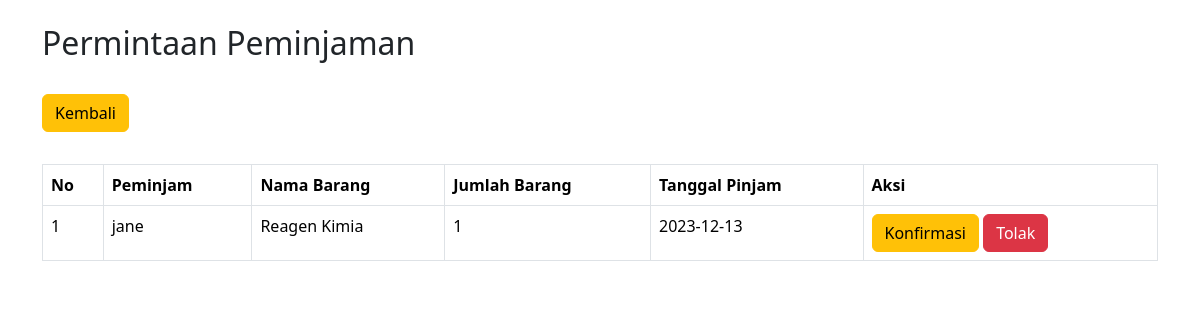
The app's page /admin/permintaan.php (signed in) with its own data.
### tables this page shows
CREATE TABLE `keranjang` (
  `id` int(11) NOT NULL,
  `user_id` int(11) NOT NULL,
  `barang_id` int(11) NOT NULL,
  `total_pinjam` int(11) NOT NULL,
  `tanggal_pinjam` date NOT NULL
);

CREATE TABLE `user` (
  `id` int(11) NOT NULL,
  `nama` varchar(50) NOT NULL,
  `password` varchar(255) NOT NULL,
  `level` int(2) NOT NULL
);

CREATE TABLE `barang` (
  `id` int(11) NOT NULL,
  `nama` varchar(50) NOT NULL,
  `stok` int(11) NOT NULL,
  `tanggal_beli` date NOT NULL,
  `kondisi` enum('Baik','Rusak') NOT NULL
);

### admin/permintaan.php (the view, shortened to what this page needs)
<?php
include "../koneksi.php";
$query_keranjang = mysqli_query($koneksi, "SELECT keranjang.id as id, user.nama as peminjam, barang.nama as barang,
total_pinjam, tanggal_pinjam FROM keranjang JOIN(user) ON user.id = keranjang.user_id
JOIN(barang) ON barang.id = keranjang.barang_id");
?>
<!doctype html>
<html lang="en">
<head>
    <link href="https://cdn.jsdelivr.net/npm/bootstrap@5.3.2/dist/css/bootstrap.min.css" rel="stylesheet">
</head>
<body>
    <div class="container">
        <div class="d-flex justify-content-between align-items-center py-4">
            <h2>Permintaan Peminjaman</h2>
        </div>
        <a href="/admin" class="btn btn-warning">Kembali</a>
        <div class="table-container py-4 mt-2">
            <table class="table table-bordered">
                <thead>
                    <th>No</th>
                    <th>Peminjam</th>
                    <th>Nama Barang</th>
                    <th>Jumlah Barang</th>
                    <th>Tanggal Pinjam</th>
                    <th>Aksi</th>
                </thead>
                <tbody>
                    <?php
                    $no = 1;
                    while ($keranjang = mysqli_fetch_assoc($query_keranjang)) {
                    ?>
                        <tr>
                            <td><?= $no++; ?></td>
                            <td><?= $keranjang["peminjam"]; ?></td>
                            <td><?= $keranjang["barang"]; ?></td>
                            <td><?= $keranjang["total_pinjam"]; ?></td>
                            <td><?= $keranjang["tanggal_pinjam"]; ?></td>
                            <td>
                                <a href="permintaan.php?konfirmasi=<?= $keranjang['id']; ?>" class="btn btn-warning">Konfirmasi</a>
                                <a href="permintaan.php?tolak=<?= $keranjang['id']; ?>" class="btn btn-danger">Tolak</a>
                            </td>
                        </tr>
                    <?php } ?>
                </tbody>
            </table>
        </div>
    </div>
</body>
</html>

### records on screen
keranjang: user.nama "jane", barang.nama "Reagen Kimia", total_pinjam "1", tanggal_pinjam "2023-12-13"
